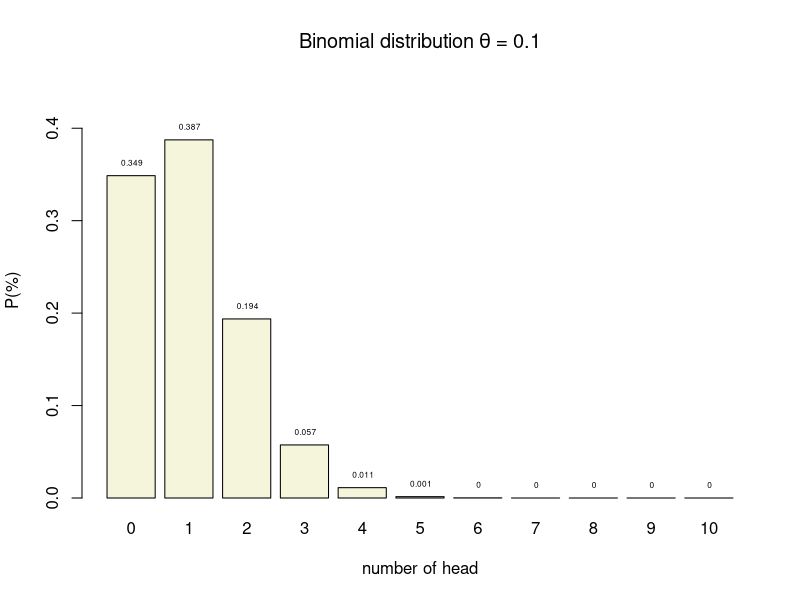
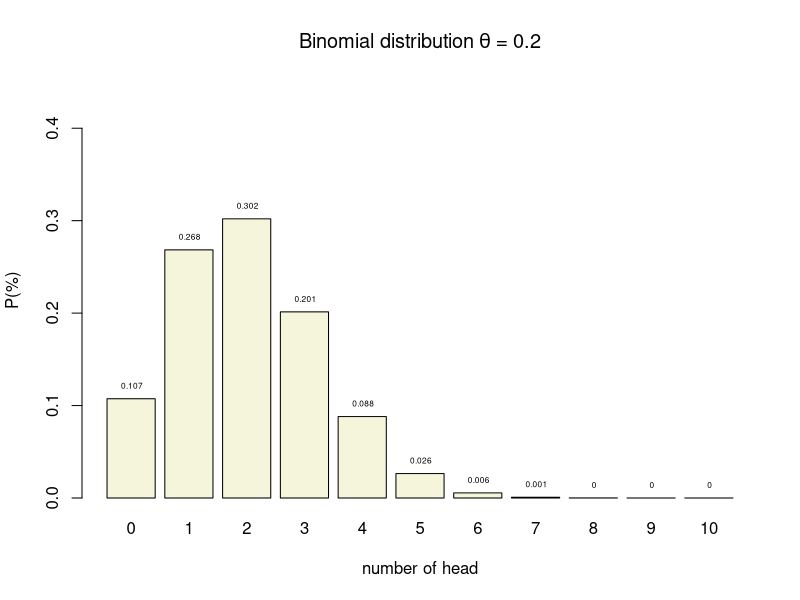
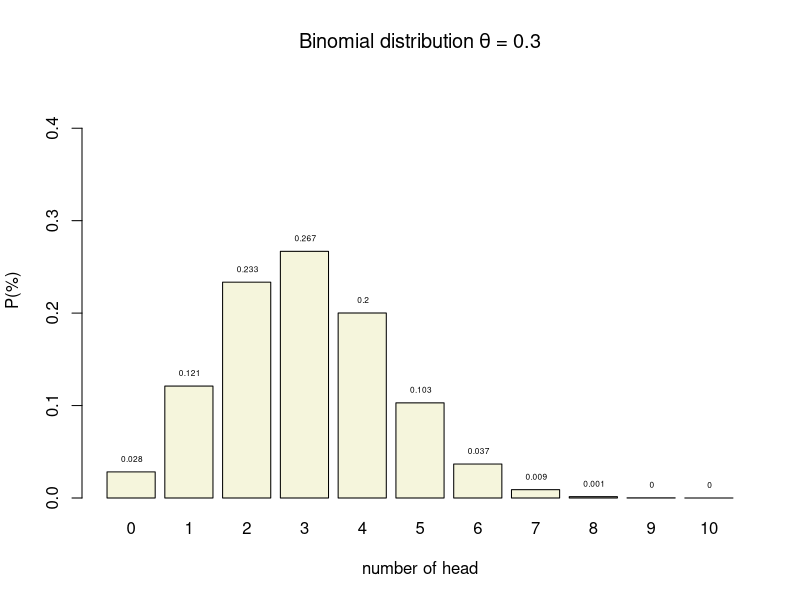
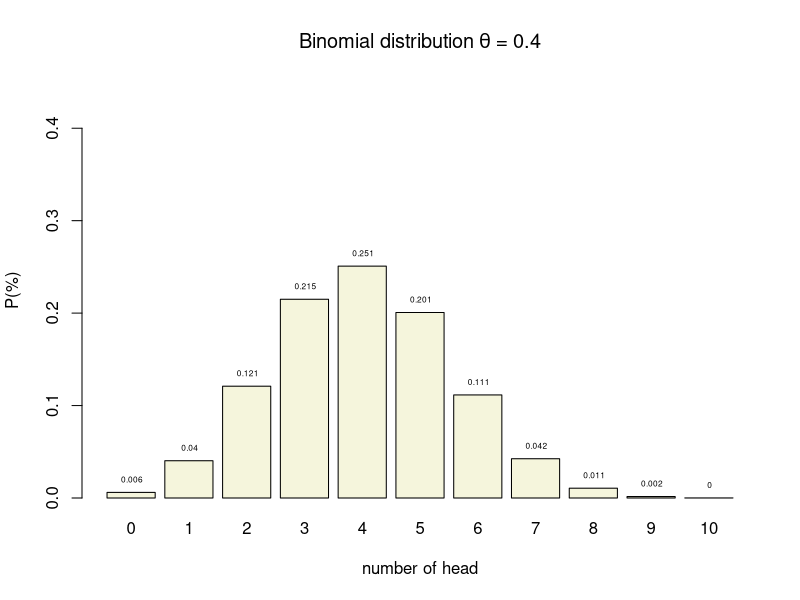
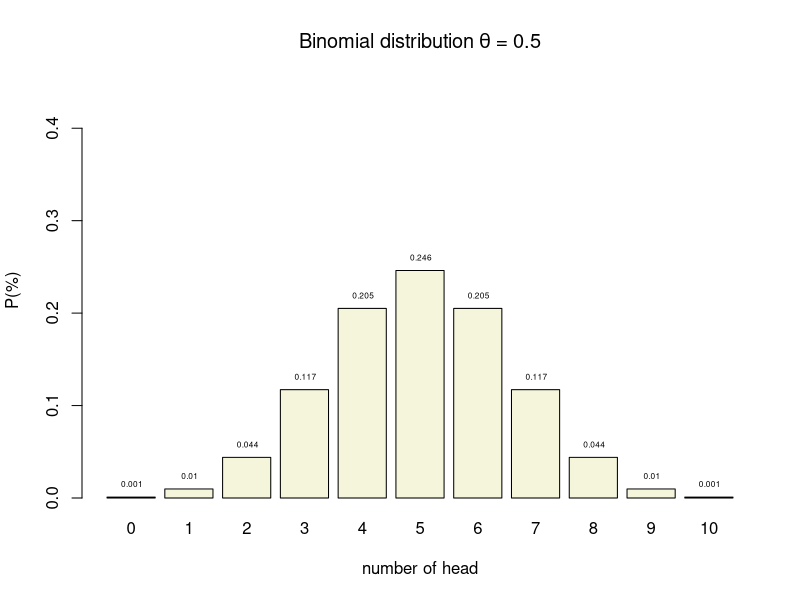
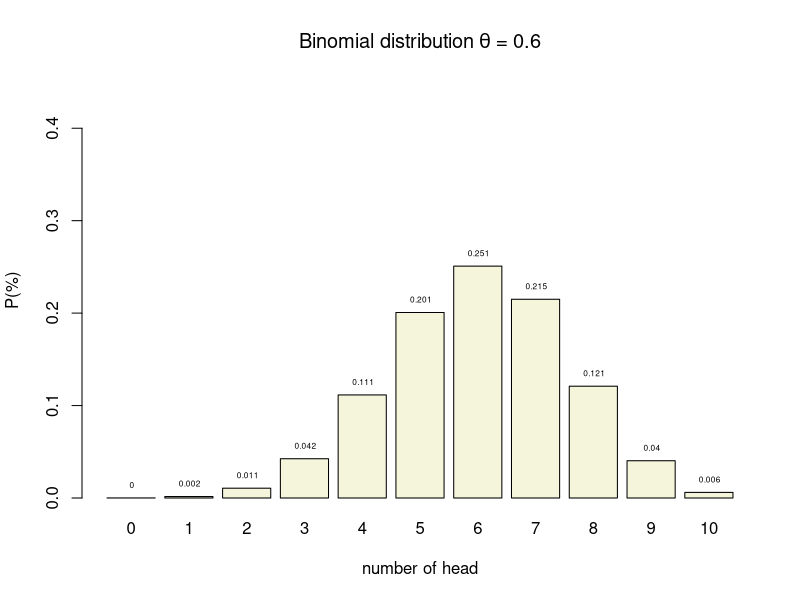
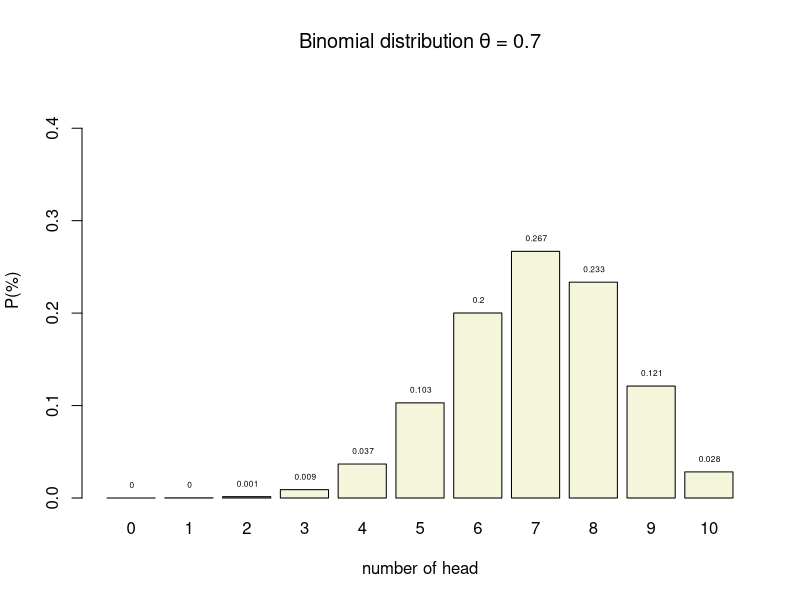
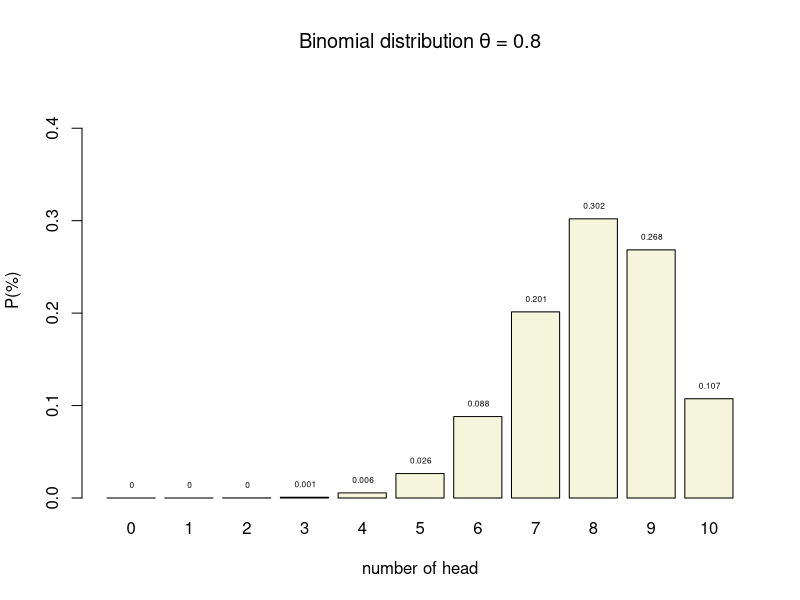

The R source for these figures, in order:
# Binomial distributions

n = 10   # Sample size
k = 0:10 # Discrete probability space
prob = seq(0.1,.9,.1)  # Probability of head
prob = c(prob, rev(seq(.2,.8,.1)))



png(file="topics/binomial_distribution/images/binomial%02d.png", width=500, height=300)

for(p in prob) {
  permutations = factorial(n) / ( factorial(k) * factorial(n-k) )
  
  p_k2  = p^k  * (1-p)^(n-k)  # Probability of single event
  p_kp2 = p_k2 * permutations # Probability of event times 
  # the occurrence of that event
  
  # title = expression(paste('Binomial distribution ', theta, ' = ', p))
  
  title = bquote('Binomial distribution' ~ theta ~ '=' ~ .(p))
  
  col=c(rep("red",2),rep("beige",7),rep("red",2))
  
  barplot( p_kp2, 
           main=title, 
           names.arg=0:10, 
           xlab="number of head", 
           ylab="P(%)", 
           beside=TRUE,
           col="beige",
           ylim=c(0,.45) 
  )
  
  text(.6:10.6*1.2,p_kp2,round(p_kp2,3),pos=3,cex=.5)

}

dev.off()